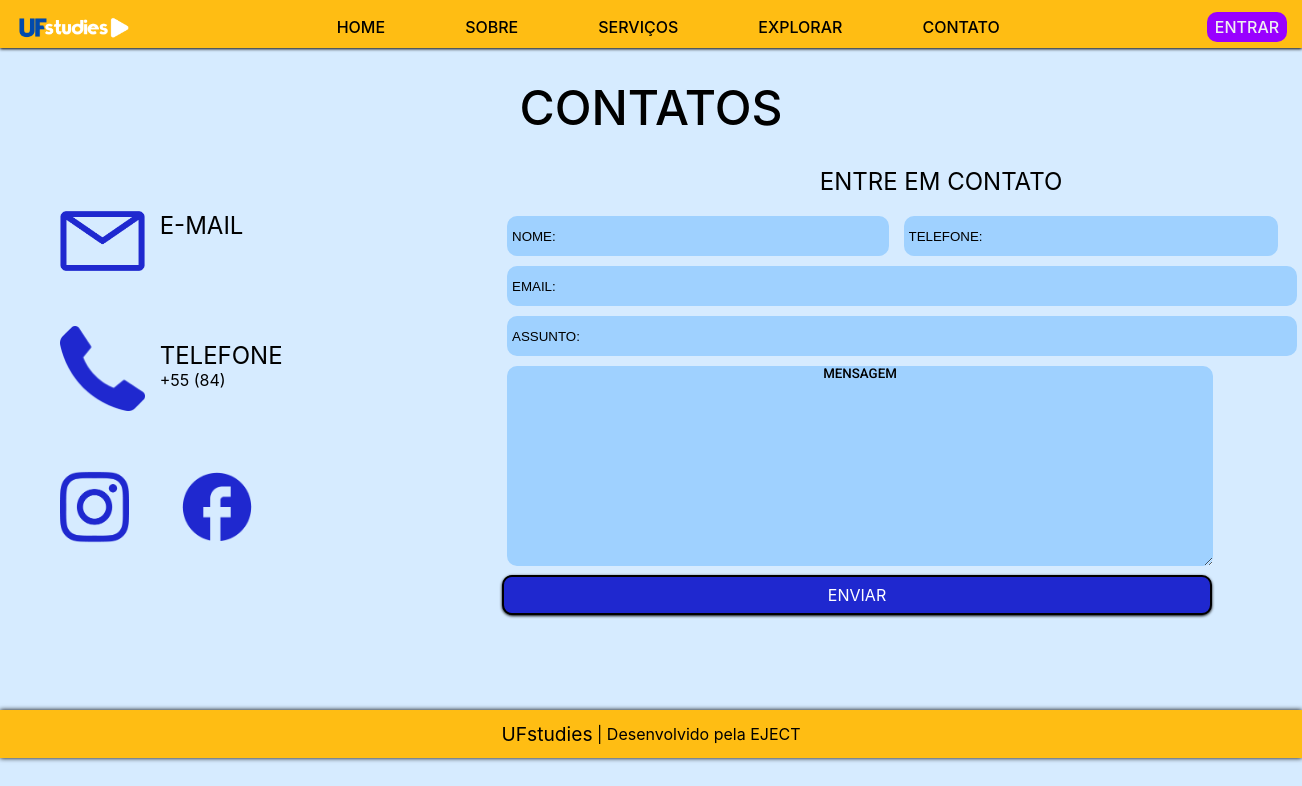
/contato, run on an earlier commit of the app's database.
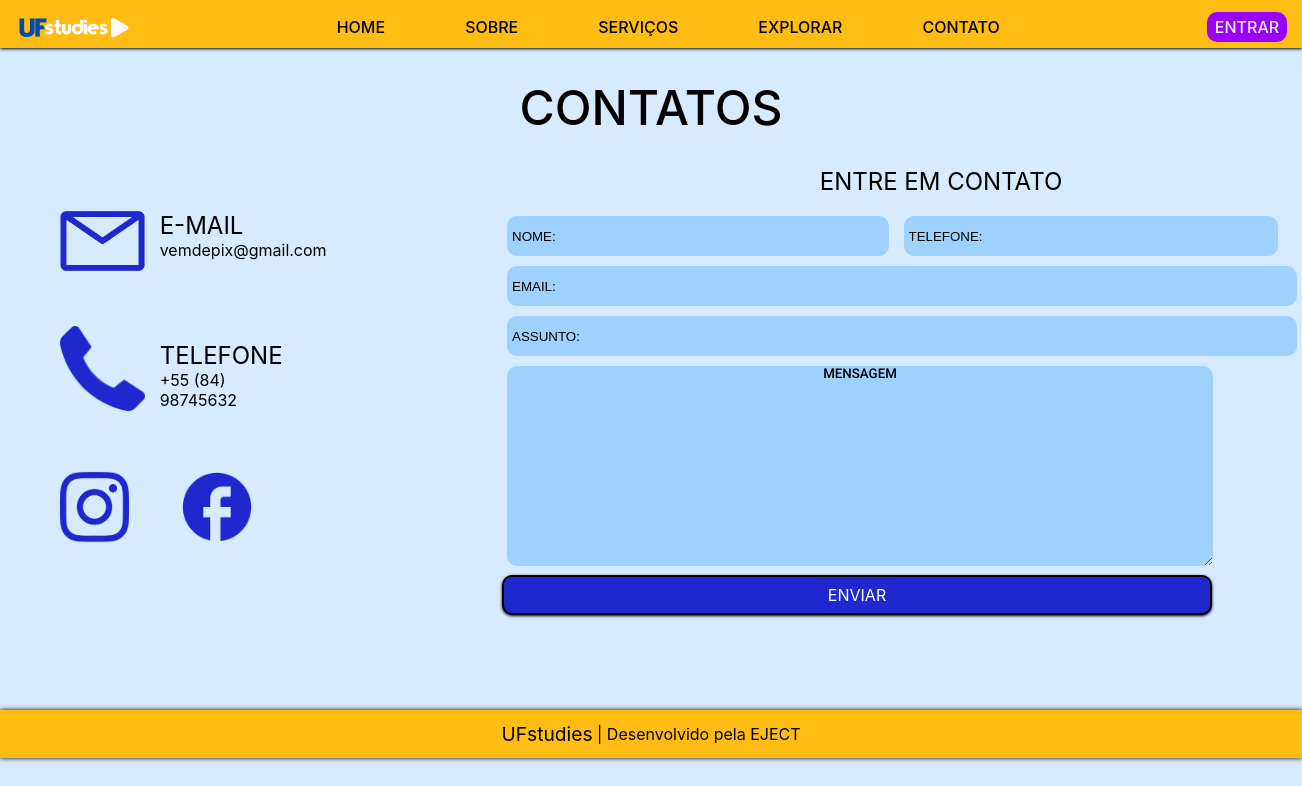
And on a later commit of the database.
### apps/uf/models.py (models this page shows)
class Contato(models.Model):
    email=models.EmailField('Email')
    numero=models.CharField('Número', max_length=10)

### apps/uf/views.py (the view)
# urls.py: path('contato', views.contato, name='contato'),
def contato(request):
    context_contato={
        'contato':Contato.objects.last(),
    }
    return render(request, 'contato.html', context_contato)

### core/templates/contato.html (shortened to what this page needs)
{% load static %}
<!DOCTYPE html>
<html lang="pt-BR">
<head>
    <link rel="stylesheet" href="{% static 'base.css' %}">
    <link rel="stylesheet" href="{% static 'main.css' %}">
</head>
<body id="contato">
    <header id="navbar">
        <nav>
            <img src="{% static 'imagens/UF.png' %}" alt="Logo do site" id="logo">
            <ul class="lista">
                <li><a href="{% url 'index' %}">HOME</a></li>
                <li><a href="{% url 'sobre' %}">SOBRE</a></li>
                <li><a href="{% url 'servicos' %}">SERVIÇOS</a></li>
                <li><a href="{% url 'explorar' %}">EXPLORAR</a></li>
                <li><a href="{% url 'contato' %}">CONTATO</a></li>
            </ul>
                <a href="{% url 'notfound' %}"id="entrar"> ENTRAR </a>
        </nav>
    </header>
    <main>
        <h1 id="titulo">CONTATOS</h1>
        <h2 id="entrecontato">ENTRE EM CONTATO</h2>
        <div id="alinhamentomain">
            <div id=contatos>
                <div id="emailcontato">
                    <img src="{% static 'imagens/email.png' %}" alt="cartinha email" class="vector">
                    <div>
                        <h2 class="tituloentrecontato">E-MAIL</h2>
                        <p>{{ contato.email }}</p>
                    </div>
                </div>
                <div id="telcontato">
                    <img src="{% static 'imagens/telefone.png' %}" alt="telefone" class="vector">
                    <div>
                        <h2 class="tituloentrecontato">TELEFONE</h2>
                        <p>+55 (84) {{ contato.numero }}</p>
                    </div>
                </div>
                <div id="instaeface">
                    <div>
                        <a href="{% url 'notfound' %}"><img src="{% static 'imagens/insta.png' %}" alt="insta icon vector" id="insta"></a>
                    </div>
                    <div>
                        <a href="{% url 'notfound' %}"><img src="{% static 'imagens/face.png' %}" alt="face icon vector" id="face"></a>
                    </div>
                </div>
            </div>
            <div id="form">
                <input type="text" name="nome" size="45" value="NOME:" class="inputcont">
                <input type="text" name="telefone" size="44" value="TELEFONE:" class="inputcont"><br>
                <input type="text" name="email" size="96" value="EMAIL:" class="inputcont"><br>
                <input type="text" name="assunto" size="96" value="ASSUNTO:" class="inputcont"><br>
                <textarea cols="114" rows="10" class="textareacont">MENSAGEM</textarea><br>
                <a href="{% url 'notfound' %}" id="enviar">ENVIAR</a>
            </div>
        </div>
    </main>
    <footer>
        <p class="txtmaior">UFstudies </p>&nbsp
        <p>| Desenvolvido pela EJECT</p>
    </footer>
</body>
</html>

What changed in the data, as far as the page shows it:
added Contato: email "vemdepix@gmail.com", numero "98745632"
